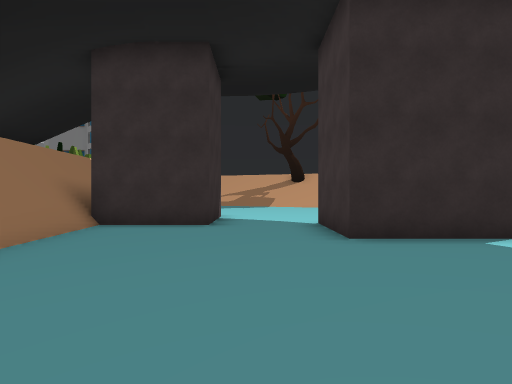
[1] (above)

12 first-person views from a walk through a Unity game level. The camera is 1.4 m above the floor, looks level and sees 75° across. The floor is counted in squares, 2 m on a side. Each view is taken from the middle of a square. On the plan, view 1 faces up. The plan holds only what a view shows up to about 10 squares ahead; the rest is blank. The place goes on beyond the plan. Some surface patterns are stand-ins.

[2]
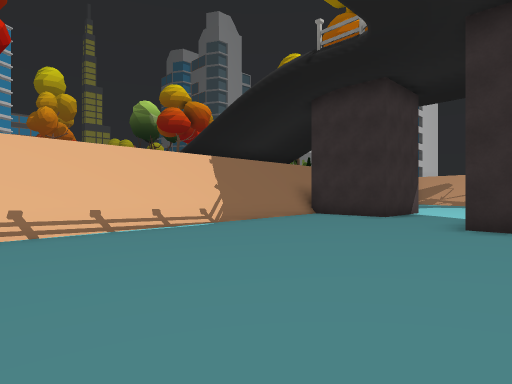

[3]
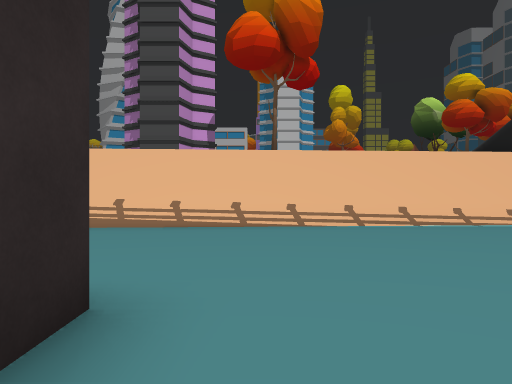

[4]
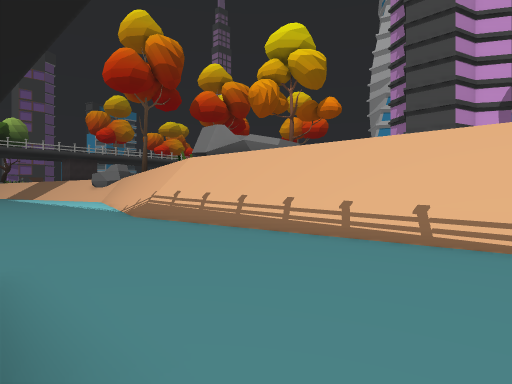

[5]
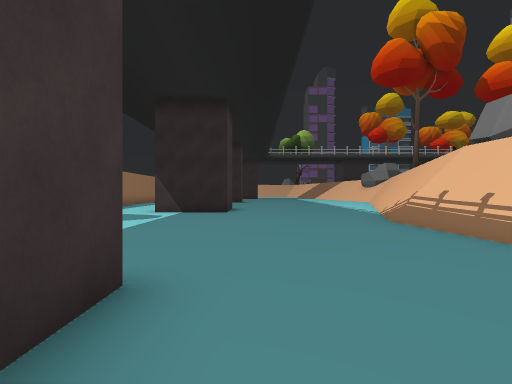

[6]
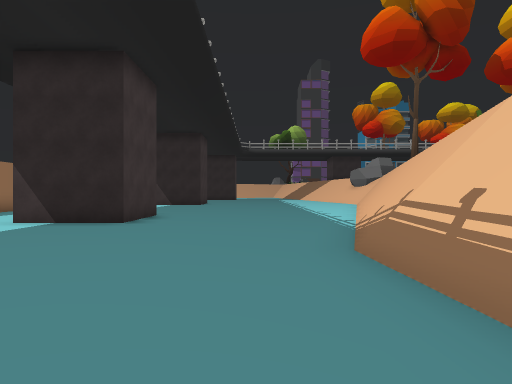

[7]
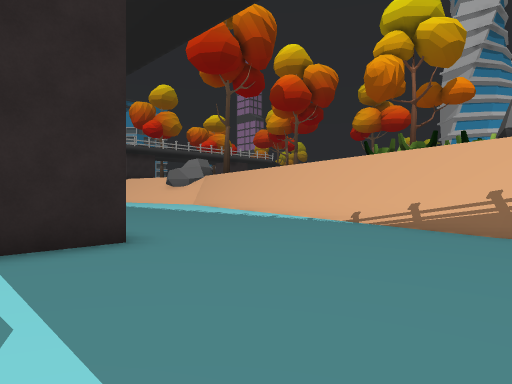

[8]
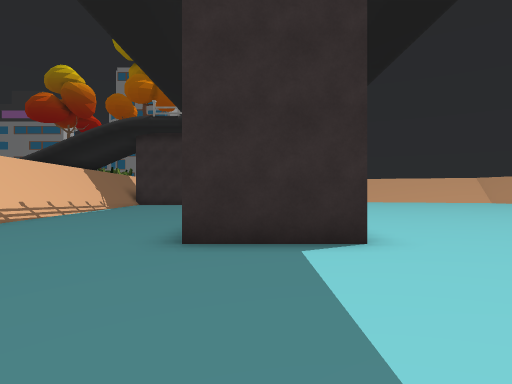

[9]
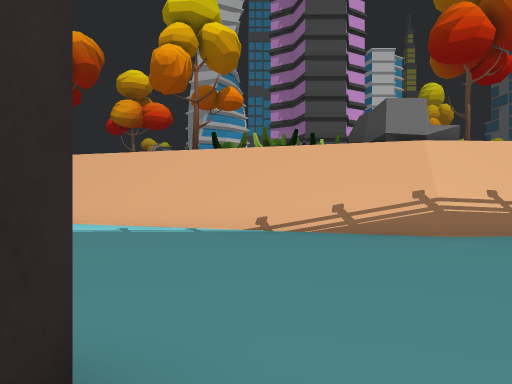

[10]
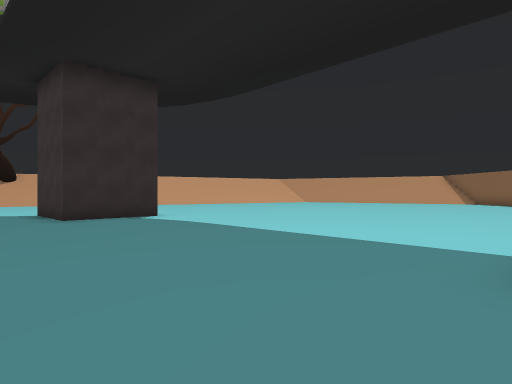

[11]
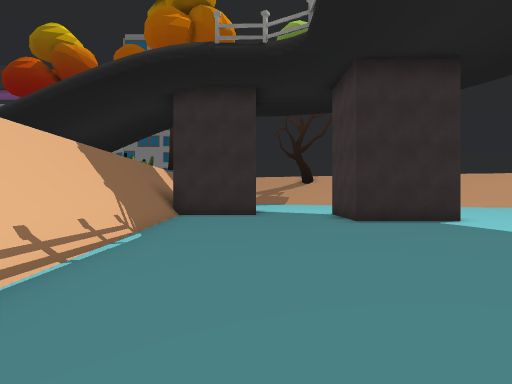

[12]
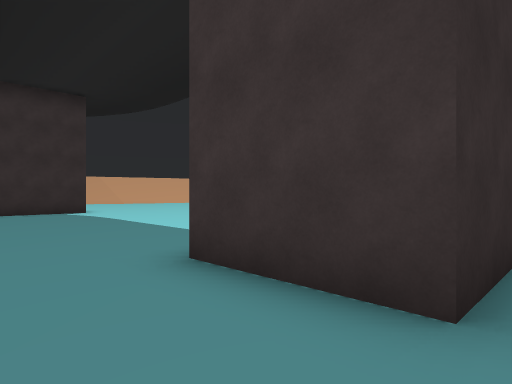

### Floor plan
Points are (right, up) in squares from view 1. A wall is a line through its corners. A room is listed if a view was taken in it or the views show most of it. See-through windows are left out.
Room 1 (views 1, 2, 3, 4, 5, 6, 7, 8, 9, 10, 11, 12)
walls: (4.5, -6.5) (2, -6.5) (2, -4) (2.8, -4); (-3.7, 2.6) (-2.8, -11.9) (-4.8, -18.6); (4, 5) (1.4, 5) (1.4, 7.5); (2, -18) (2, -15.5) (4.5, -15.5); (-1, 7.1) (-3.5, 7.1); (-4, 7.2) (-3.8, 4.4); (-3.7, 7.5) (-2.6, -12) (-4.5, -18.5)
low walls: (-2.5, -12.5) (-3.4, -15.5); (-3.5, -15.8) (-4.3, -18.6); (-3.4, 4.6) (-2.6, -9)
ways out: opening at (0.5, 7)

Positions as (right, up) in squares from view 1, and headings:
1: (0, 0), facing up
2: (3, -2), facing up-left
3: (4, -3), facing left
4: (2, -3), facing down-left
5: (1, -4), facing down
6: (-1, -8), facing down
7: (4, -11), facing down-left
8: (3, -11), facing up
9: (3, -15), facing left
10: (-1, -4), facing up-right
11: (-1, -3), facing up
12: (0, -7), facing up-right
